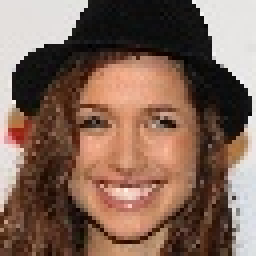
#> input picture data/CelebA-HQ-64/10326.jpg, 64 x 64 px, given as the content of the folder D:/CelebAMask-HQ/CelebA-HQ-img, which was not available (shown 4 times larger)
$ python prepare_data.py
#> lines starting #> are read from the running program, lines starting #| are printed output that depends on the picture; pictures that were not available may be replaced by others from this repository, and a replacement may not be noted
import os
import random

import cv2

CelebA_HQ_root = "D:/CelebAMask-HQ/CelebA-HQ-img"
target_root_64 = "D:/SuperResolution/data/CelebA-HQ-64"
target_root_128 = "D:/SuperResolution/data/CelebA-HQ-128"
target_root_256 = "D:/SuperResolution/data/CelebA-HQ-256"
target_root_512 = "D:/SuperResolution/data/CelebA-HQ-512"


# Generate Images in Different Resolution
def generate_image_in_different_resolution():
    cnt = 0
    for img_name in os.listdir(CelebA_HQ_root):
        print(cnt)
        cnt += 1
        original_img = cv2.imread(os.path.join(CelebA_HQ_root, img_name))
#> original_img is the input picture: shape (64, 64, 3); mean B, G, R 87.4, 101.5, 129.3
        # Generate 64x64 Images
        img64 = cv2.resize(original_img, (64, 64))
        cv2.imwrite(os.path.join(target_root_64, img_name), img64)
        # Generate 128x128 Images
        img128 = cv2.resize(original_img, (128, 128))
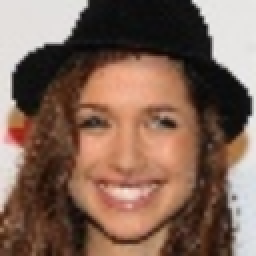
#> img128: shape (128, 128, 3) (shown 2 times larger); mean B, G, R 87.4, 101.5, 129.2
        cv2.imwrite(os.path.join(target_root_128, img_name), img128)
        # Generate 256x256 Images
        img256 = cv2.resize(original_img, (256, 256))
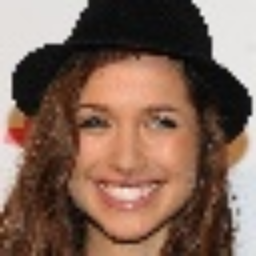
#> img256: shape (256, 256, 3); mean B, G, R 87.3, 101.4, 129.2
        cv2.imwrite(os.path.join(target_root_256, img_name), img256)
        # Generate 512x512 Images
        img512 = cv2.resize(original_img, (512, 512))
        cv2.imwrite(os.path.join(target_root_512, img_name), img512)


# Split Data into Train, Validation, and Test
def split_data():
    train_proportion = 0.8
    val_proportion = 0.1
    test_proportion = 0.1
    data = list(range(30000))
    random.shuffle(data)
    with open("data/train_data.txt", "w", encoding="utf-8") as f:
        for index in range(0, int(30000 * train_proportion)):
            f.write(str(data[index]) + ".jpg\n")

    with open("data/val_data.txt", "w", encoding="utf-8") as f:
        for index in range(int(30000 * train_proportion), int(30000 * train_proportion + 30000 * val_proportion)):
            f.write(str(data[index]) + ".jpg\n")

    with open("data/test_data.txt", "w", encoding="utf-8") as f:
        for index in range(int(30000 * train_proportion + 30000 * val_proportion), 30000):
            f.write(str(data[index]) + ".jpg\n")


if __name__ == '__main__':
    generate_image_in_different_resolution()
    split_data()

$ run again, on data/CelebA-HQ-64/11071.jpg
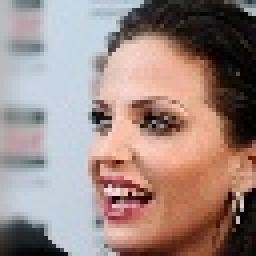
#> input picture data/CelebA-HQ-64/11071.jpg, 64 x 64 px, given as the content of the folder D:/CelebAMask-HQ/CelebA-HQ-img, which was not available (shown 4 times larger)
#> in generate_image_in_different_resolution, original_img is the input picture: shape (64, 64, 3); mean B, G, R 130.4, 136, 157.5
#> in generate_image_in_different_resolution, `img128 = cv2.resize(original_img, (128, 128))`:
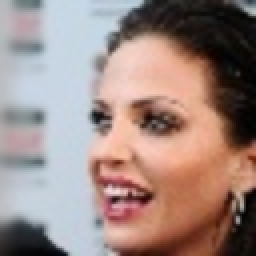
#> img128: shape (128, 128, 3) (shown 2 times larger); mean B, G, R 130.4, 135.9, 157.4

$ run again, on data/CelebA-HQ-64/1291.jpg
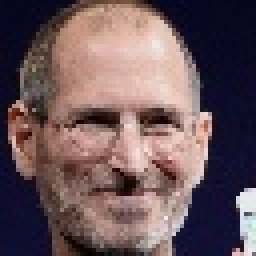
#> input picture data/CelebA-HQ-64/1291.jpg, 64 x 64 px, given as the content of the folder D:/CelebAMask-HQ/CelebA-HQ-img, which was not available (shown 4 times larger)
#> in generate_image_in_different_resolution, original_img is the input picture: shape (64, 64, 3); mean B, G, R 90.8, 86.6, 107.5
#> in generate_image_in_different_resolution, `img128 = cv2.resize(original_img, (128, 128))`:
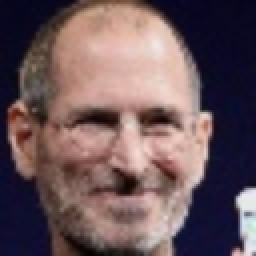
#> img128: shape (128, 128, 3) (shown 2 times larger); mean B, G, R 90.7, 86.5, 107.5
